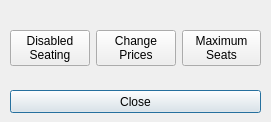
<?xml version="1.0" encoding="UTF-8"?>
<ui version="4.0">
 <class>adminpanel</class>
 <widget class="QDialog" name="adminpanel">
  <property name="geometry">
   <rect>
    <x>0</x>
    <y>0</y>
    <width>271</width>
    <height>122</height>
   </rect>
  </property>
  <property name="windowTitle">
   <string>Dialog</string>
  </property>
  <property name="windowIcon">
   <iconset resource="resources.qrc">
    <normaloff>:/resources/SADS.png</normaloff>:/resources/SADS.png</iconset>
  </property>
  <widget class="QPushButton" name="pushButton_3">
   <property name="geometry">
    <rect>
     <x>10</x>
     <y>90</y>
     <width>251</width>
     <height>23</height>
    </rect>
   </property>
   <property name="text">
    <string>Close</string>
   </property>
   <property name="default">
    <bool>true</bool>
   </property>
  </widget>
  <widget class="QWidget" name="">
   <property name="geometry">
    <rect>
     <x>10</x>
     <y>30</y>
     <width>251</width>
     <height>36</height>
    </rect>
   </property>
   <layout class="QHBoxLayout" name="horizontalLayout">
    <item>
     <widget class="QPushButton" name="btn_disabled">
      <property name="text">
       <string>Disabled
Seating</string>
      </property>
     </widget>
    </item>
    <item>
     <widget class="QPushButton" name="btn_prices">
      <property name="text">
       <string>Change
Prices</string>
      </property>
     </widget>
    </item>
    <item>
     <widget class="QPushButton" name="btn_maxSeats">
      <property name="text">
       <string>Maximum
Seats</string>
      </property>
     </widget>
    </item>
   </layout>
  </widget>
 </widget>
 <resources>
  <include location="resources.qrc"/>
 </resources>
 <connections>
  <connection>
   <sender>pushButton_3</sender>
   <signal>clicked()</signal>
   <receiver>adminpanel</receiver>
   <slot>close()</slot>
   <hints>
    <hint type="sourcelabel">
     <x>36</x>
     <y>101</y>
    </hint>
    <hint type="destinationlabel">
     <x>270</x>
     <y>121</y>
    </hint>
   </hints>
  </connection>
 </connections>
</ui>
